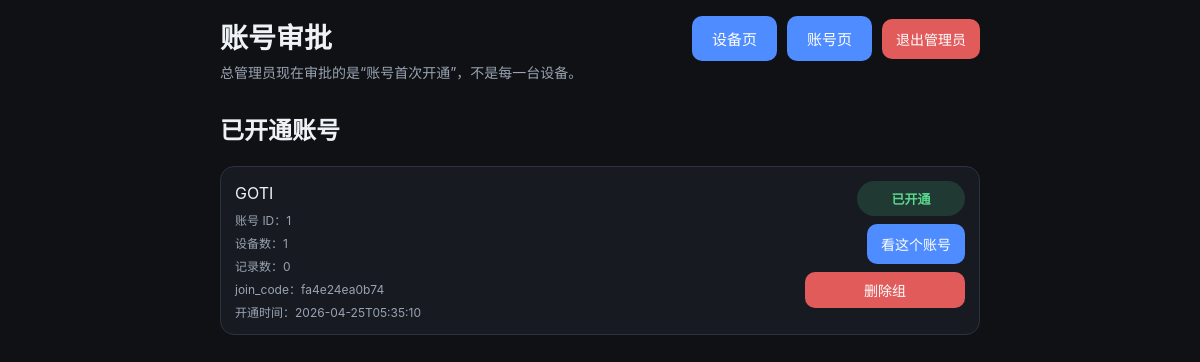
/admin/accounts, run on an earlier commit of the app's database.
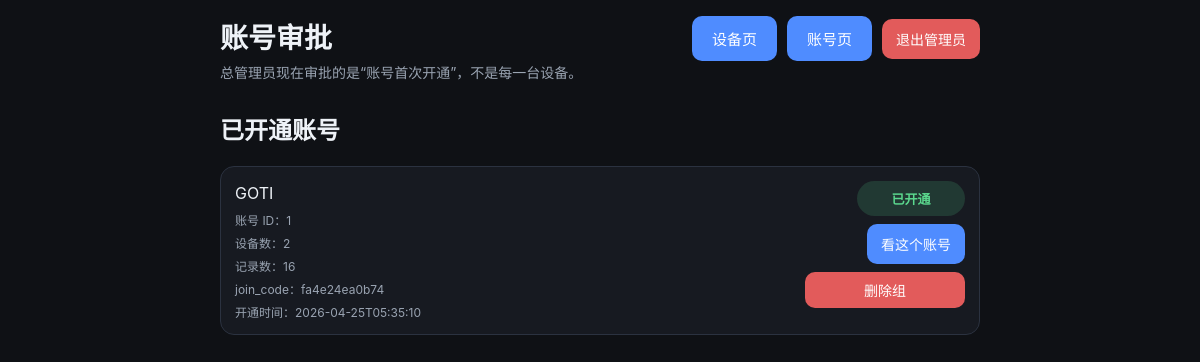
And on a later commit of the database.
### tables this page shows
CREATE TABLE users (
            id INTEGER PRIMARY KEY AUTOINCREMENT,
            name TEXT NOT NULL DEFAULT 'default',
            created_at TEXT NOT NULL DEFAULT (datetime('now'))
        , approval_status TEXT NOT NULL DEFAULT 'approved', join_code TEXT, approved_at TEXT, api_token TEXT);

### app/main.py (the view)
@app.route("/admin/accounts")
def admin_accounts_page():
    guard = admin_guard()
    if guard:
        return guard
    pending_users = get_users("pending")
    approved_users = get_users("approved")
    return render_template("admin_accounts.html", pending_users=pending_users, approved_users=approved_users)

### app/main.py (called while the page is built)
def get_conn():
    conn = sqlite3.connect(str(DB_PATH))
    conn.row_factory = sqlite3.Row
    return conn

def admin_cookie_value():
    if not ADMIN_PASSWORD:
        return None
    return hashlib.sha256(ADMIN_PASSWORD.encode()).hexdigest()

def is_admin_authenticated():
    expected = admin_cookie_value()
    if not expected:
        return True
    actual = request.cookies.get(ADMIN_COOKIE, "")
    return hmac.compare_digest(actual, expected)

def admin_guard():
    if is_admin_authenticated():
        return None
    next_path = request.path
    if request.query_string:
        next_path += "?" + request.query_string.decode()
    return redirect(url_for("admin_login_page", next=next_path))

### app/templates/admin_accounts.html (shortened to what this page needs)
<!doctype html>
<html lang="zh-CN">
<head>
  <link rel="stylesheet" href="/static/style.css" />
</head>
<body>
  <main class="container">
    <header class="header">
      <div class="title-row">
        <div>
          <h1>账号审批</h1>
          <p class="subtitle">总管理员现在审批的是“账号首次开通”，不是每一台设备。</p>
        </div>
        <div class="toolbar-actions">
          <a class="nav-link" href="/devices">设备页</a>
          <a class="nav-link" href="/account">账号页</a>
          <form action="/admin/logout" method="post" class="inline-form-row">
            <button type="submit" class="danger compact">退出管理员</button>
          </form>
        </div>
      </div>
    </header>
    <section class="section-block">
      <h2 class="section-title">已开通账号</h2>
      <div class="list">
        {% if approved_users %}
          {% for user in approved_users %}
            <article class="item">
              <div class="item-main grow">
                <div class="item-content">{{ user.name }}</div>
                <div class="item-meta">账号 ID：{{ user.id }}</div>
                <div class="item-meta">设备数：{{ user.device_count }}</div>
                <div class="item-meta">记录数：{{ user.item_count }}</div>
                <div class="item-meta">join_code：{{ user.join_code or '-' }}</div>
                <div class="item-meta">开通时间：{{ user.approved_at or '-' }}</div>
              </div>
              <div class="item-actions">
                <span class="status-badge trusted">已开通</span>
                <a class="secondary-button compact" href="/account?user_id={{ user.id }}">看这个账号</a>
                <form action="/admin/accounts/delete/{{ user.id }}" method="post" class="full-width-form" onsubmit="return confirm('确认删除这个组及其所有设备和记录？');">
                  <button type="submit" class="danger compact">删除组</button>
                </form>
              </div>
            </article>
          {% endfor %}
        {% else %}
          <div class="empty">还没有已开通账号。</div>
        {% endif %}
      </div>
    </section>
  </main>
</body>
</html>

What changed in the data, as far as the page shows it:
changed users "GOTI": device_count "1" → "2"; item_count "0" → "16"
